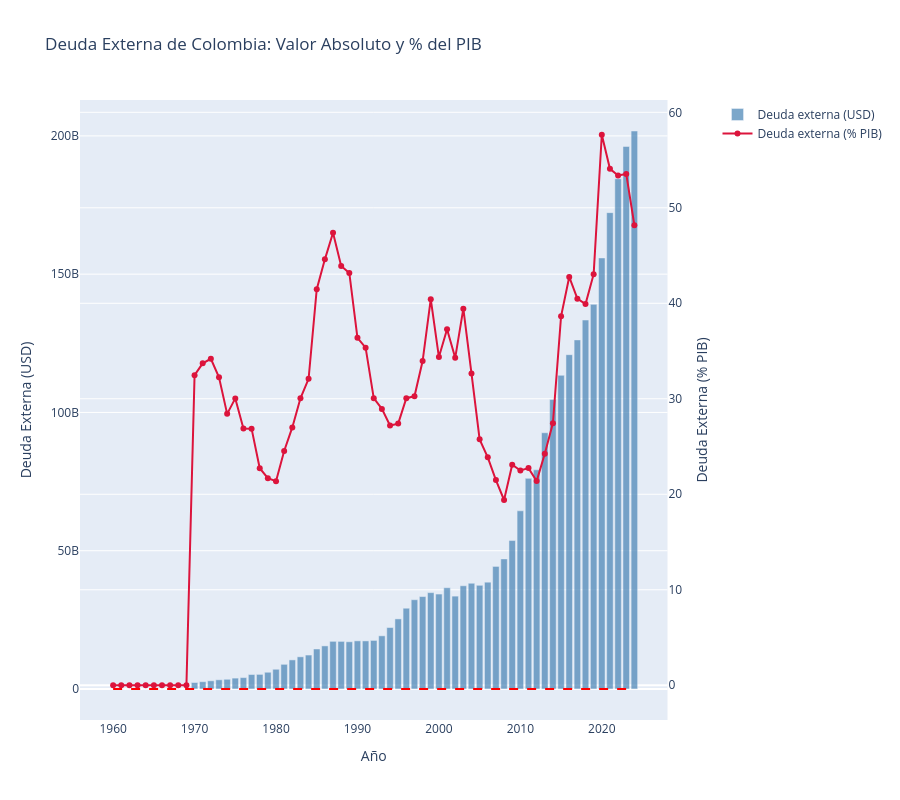

Notebook code cell kept with this figure:
### Code cell
## Deuda externa: stock total y como % del PIB
fig = make_subplots(specs=[[{"secondary_y": True}]])

fig.add_trace(go.Bar(x=df['year'], y=df['external_debt'],
                     name='Deuda externa (USD)', marker_color='steelblue', opacity=0.7),
              secondary_y=False)

fig.add_trace(go.Scatter(x=df['year'], y=df['external_debt_pct_gdp'],
                          name='Deuda externa (% PIB)', mode='lines+markers',
                          line=dict(color='crimson', width=2)),
              secondary_y=True)

add_trend(fig, df['year'].values, df['external_debt_pct_gdp'].values, degree=2)

fig.update_layout(title='Deuda Externa de Colombia: Valor Absoluto y % del PIB',
                  xaxis_title='Año', height=HEIGHT)
fig.update_yaxes(title_text='Deuda Externa (USD)', secondary_y=False)
fig.update_yaxes(title_text='Deuda Externa (% PIB)', secondary_y=True)
fig.show()
